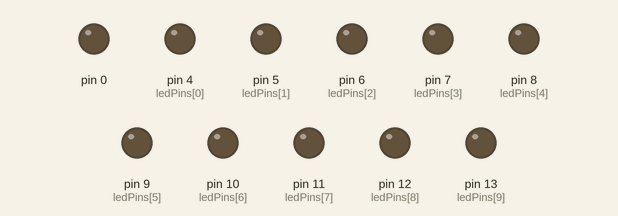
Bench run of a sketch on a simulated Arduino Uno, built with avr-gcc and run on an emulated ATmega328P. Shown: output pins drawn as LEDs (lit = HIGH). Random numbers use the default seed unless the sketch sets one.

Above: at 5.7 s.
At 13.1 s:
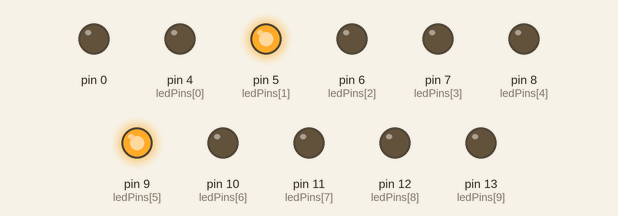
At 17.05 s:
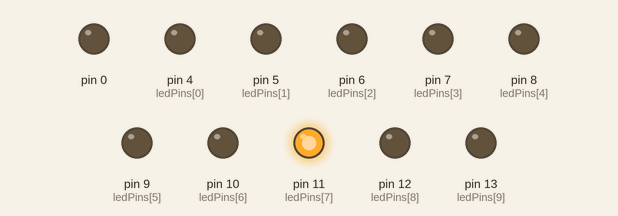
At 20.6 s:
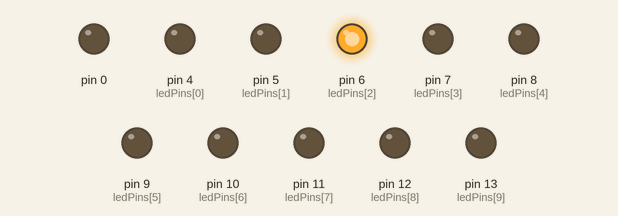
At 30.7 s:
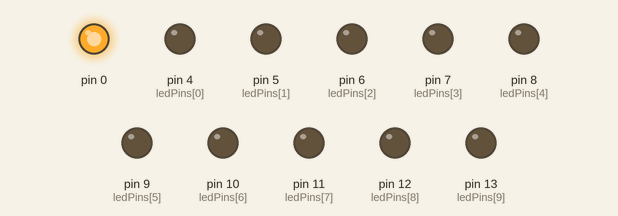
At 39.2 s:
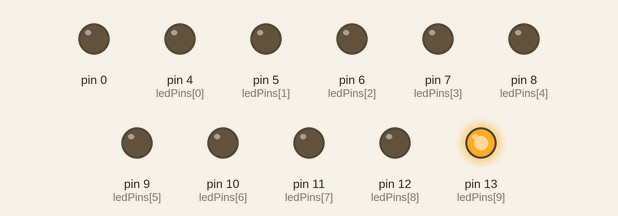
Timing chart, 0 to 40.0 s (numbered marks = the images above):
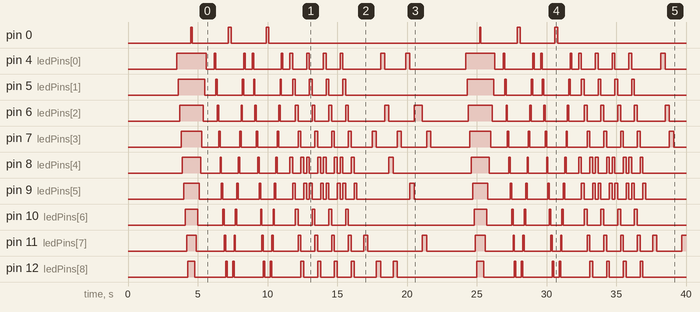

Measured:
- by itself, pin 0: LOW → HIGH at 4.5 s, → LOW 0.10 s later, → HIGH 2.6 s later, → LOW 0.20 s later, … (12 changes in this stretch)
- by itself, pin 4 (ledPins[0]): LOW → HIGH at 3.5 s, → LOW 2.1 s later, → HIGH 0.60 s later, → LOW 0.10 s later, … (42 changes in this stretch)
- by itself, pin 5 (ledPins[1]): LOW → HIGH at 3.6 s, → LOW 1.9 s later, → HIGH 0.80 s later, → LOW 0.10 s later, … (36 changes in this stretch)
- by itself, pin 6 (ledPins[2]): LOW → HIGH at 3.7 s, → LOW 1.7 s later, → HIGH 1.0 s later, → LOW 0.10 s later, … (42 changes in this stretch)
- by itself, pin 7 (ledPins[3]): LOW → HIGH at 3.8 s, → LOW 1.5 s later, → HIGH 1.2 s later, → LOW 0.10 s later, … (44 changes in this stretch)
- by itself, pin 8 (ledPins[4]): LOW → HIGH at 3.9 s, → LOW 1.3 s later, → HIGH 1.4 s later, → LOW 0.10 s later, … (54 changes in this stretch)
- by itself, pin 9 (ledPins[5]): LOW → HIGH at 4.0 s, → LOW 1.1 s later, → HIGH 1.6 s later, → LOW 0.10 s later, … (54 changes in this stretch)
- by itself, pin 10 (ledPins[6]): LOW → HIGH at 4.1 s, → LOW 0.90 s later, → HIGH 1.8 s later, → LOW 0.10 s later, … (36 changes in this stretch)

The sketch:

Dazzler.ino
```cpp
/*
SparkFun Inventor's Kit
Example sketch 04

MULTIPLE LEDs

  Make eight LEDs dance. Dance LEDs, dance!

Hardware connections:

  You'll need eight LEDs, and eight 330 Ohm resistors
  (orange-orange-brown).

    For each LED, connect the negative side (shorter leg)
    to a 330 Ohm resistor.

    Connect the other side of the resistors to GND.

    Connect the positive side (longer leg) of the LEDs
    to Arduino digital pins 2 through 9.

This sketch was written by SparkFun Electronics,
with lots of help from the Arduino community.
This code is completely free for any use.
Visit http://learn.sparkfun.com/products/2 for SIK information.
Visit http://www.arduino.cc to learn about the Arduino.

Version 2.0 6/2012 MDG
*/


// To keep track of all the LED pins, we'll use an "array".
// An array lets you store a group of variables, and refer to them
// by their position, or "index". Here we're creating an array of
// eight integers, and initializing them to a set of values:

int ledPins[] = {4,5,6,7,8,9,10,11,12,13};

// The first element of an array is index 0.
// We've put the value "2" in index 0, "3" in index 1, etc.
// The final index in the above array is 7, which contains
// the value "9".

// We're using the values in this array to specify the pin numbers
// that the eight LEDs are connected to. LED 0 is connected to
// pin 2, LED 1 is connected to pin 3, etc.


void setup()
{
  int index;

  // In this sketch, we'll use "for() loops" to step variables from
  // one value to another, and perform a set of instructions for
  // each step. For() loops are a very handy way to get numbers to
  // count up or down.

  // Every for() loop has three statements separated by
  // semicolons (;):

  //   1. Something to do before starting
  //   2. A test to perform; as long as it's true, keep looping
  //   3. Something to do after each loop (increase a variable)

  // For the for() loop below, these are the three statements:

  //   1. index = 0;    Before starting, make index = 0.
  //   2. index <= 7;   If index is less or equal to 7,
  //                    run the following code.
  //			(When index = 8, continue with the sketch.)
  //   3. index++	Putting "++" after a variable means
  //                    "add one to it".
  //			(You can also use "index = index + 1".)

  // Every time you go through the loop, the statements following
  // the for() (within the brackets) will run.

  // When the test in statement 2 is finally false, the sketch
  // will continue.


  // Here we'll use a for() loop to initialize all the LED pins
  // to outputs. This is much easier than writing eight separate
  // statements to do the same thing.

  // This for() loop will make index = 0, then run the pinMode()
  // statement within the brackets. It will then do the same thing
  // for index = 2, index = 3, etc. all the way to index = 7.

  for(index = 0; index <= 10; index++)
  {
    pinMode(ledPins[index],OUTPUT);
    // ledPins[index] is replaced by the value in the array.
    // For example, ledPins[0] is 2
  }
  for(index = 0; index <= 10; index++)//Turn off to start
  {
   digitalWrite(ledPins[index], LOW);
  }
  delay(1000);
}


void loop()
{
  // This loop() calls functions that we've written further below.
  // We've disabled some of these by commenting them out (putting
  // "//" in front of them). To try different LED displays, remove
  // the "//" in front of the ones you'd like to run, and add "//"
  // in front of those you don't to comment out (and disable) those
  // lines.
 allOff();
 delay(2000);

  int ii;
   oneAfterAnotherLoop();  // Same as oneAfterAnotherNoLoop,
                            // but with much less typing
  allOff();
  oneOnAtATime();
  // Turn on one LED at a time,
                            // scrolling down the line

  allOff();
  pingPong();             // Light the LEDs middle to the edges

  allOff();
  for (int ii = 0; ii<=3; ii++){
    marquee();              // Chase lights like you see on signs
  }
  allOff();
  for (int ii = 0; ii<=15; ii++){
  randomLED();            // Blink LEDs randomly
  }
}

void allOff(){
  int index;
  for(index = 0; index <= 10; index++)
  {
    digitalWrite(ledPins[index], LOW);
  }
 delay(500);
}
/*
oneAfterAnotherLoop()

This function does exactly the same thing as oneAfterAnotherNoLoop(),
but it takes advantage of for() loops and the array to do it with
much less typing.
*/


void oneAfterAnotherLoop()
{
  int index;
  int delayTime = 100; // milliseconds to pause between LEDs
                       // make this smaller for faster switching

  // Turn all the LEDs on:

  // This for() loop will step index from 0 to 7
  // (putting "++" after a variable means add one to it)
  // and will then use digitalWrite() to turn that LED on.

  for(index = 0; index <= 10; index++)
  {
    digitalWrite(ledPins[index], HIGH);
    delay(delayTime);
  }

  // Turn all the LEDs off:

  // This for() loop will step index from 7 to 0
  // (putting "--" after a variable means subtract one from it)
  // and will then use digitalWrite() to turn that LED off.

  for(index = 10; index >= 0; index--)
  {
    digitalWrite(ledPins[index], LOW);
    delay(delayTime);
  }
}


/*
oneOnAtATime()

This function will step through the LEDs,
lighting only one at at time.
*/

void oneOnAtATime()
{
  int index;
  int delayTime = 100; // milliseconds to pause between LEDs
                       // make this smaller for faster switching

  // step through the LEDs, from 0 to 7

  for(index = 0; index <= 10; index++)
  {
    digitalWrite(ledPins[index], HIGH);  // turn LED on
    delay(delayTime);                    // pause to slow down
    digitalWrite(ledPins[index], LOW);   // turn LED off
  }
  for(index = 10; index >= 0; index--)
  {
    digitalWrite(ledPins[index], HIGH);  // turn LED on
    delay(delayTime);                    // pause to slow down
    digitalWrite(ledPins[index], LOW);   // turn LED off
  }
}


/*
pingPong()

This function will step through the LEDs,
lighting one at at time in both directions.
*/

void pingPong()
{
  int index;
  int delayTime = 100; // milliseconds to pause between LEDs
                       // make this smaller for faster switching

  // step through the LEDs, from 0 to 7

  for(index = 0; index <= 10; index++)
  {
    digitalWrite(ledPins[index], HIGH);  // turn LED on
    delay(delayTime);                    // pause to slow down
    digitalWrite(ledPins[index], LOW);   // turn LED off
  }

  // step through the LEDs, from 7 to 0

  for(index = 10; index >= 0; index--)
  {
    digitalWrite(ledPins[index], HIGH);  // turn LED on
    delay(delayTime);                    // pause to slow down
    digitalWrite(ledPins[index], LOW);   // turn LED off
  }
}


/*
marquee()

This function will mimic "chase lights" like those around signs.
*/

void marquee()
{
  int index;
  int delayTime = 200; // milliseconds to pause between LEDs
                       // Make this smaller for faster switching

  // Step through the first four LEDs
  // (We'll light up one in the lower 4 and one in the upper 4)

  for(index = 0; index <= 5; index++) // Step from 0 to 3
  {
    digitalWrite(ledPins[index], HIGH);    // Turn a LED on
    digitalWrite(ledPins[index+4], HIGH);  // Skip four, and turn that LED on
    delay(delayTime);                      // Pause to slow down the sequence
    digitalWrite(ledPins[index], LOW);     // Turn the LED off
    digitalWrite(ledPins[index+4], LOW);   // Skip four, and turn that LED off
  }
}


/*
randomLED()

This function will turn on random LEDs. Can you modify it so it
also lights them for random times?
*/

void randomLED()
{
  int index;
  int delayTime;

  // The random() function will return a semi-random number each
  // time it is called. See http://arduino.cc/en/Reference/Random
  // for tips on how to make random() even more random.

  index = random(10);	// pick a random number between 0 and 7
  delayTime = 300;

  digitalWrite(ledPins[index], HIGH);  // turn LED on
  delay(delayTime);                    // pause to slow down
  digitalWrite(ledPins[index], LOW);   // turn LED off
}
```
